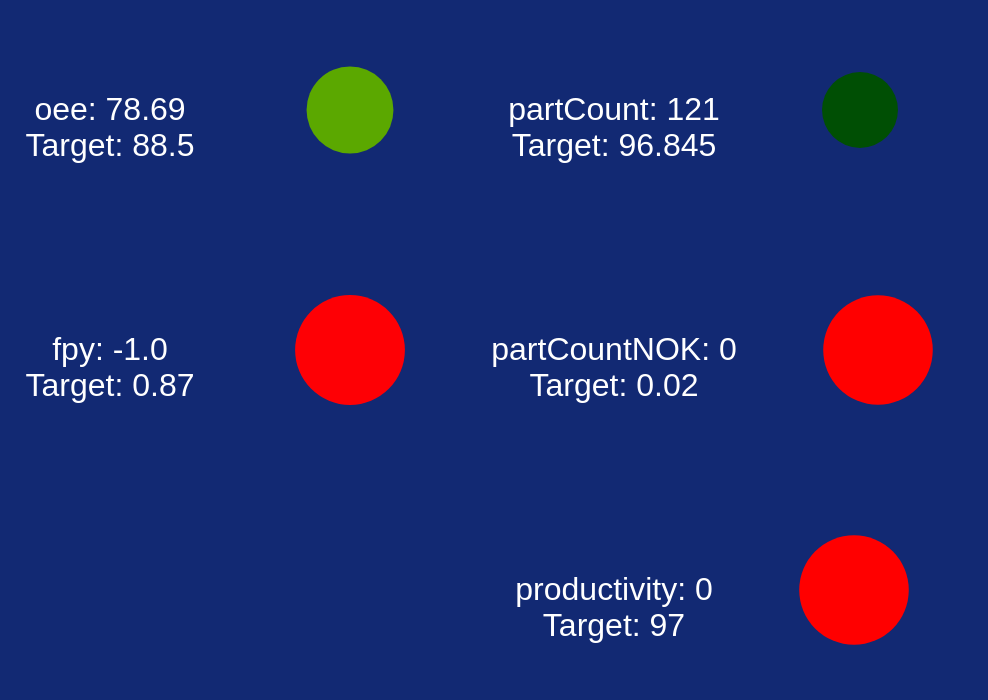

The Vega-Lite source for this figure:
### Vega-Lite specification from a JSON file in a GitHub repository (floating-point values rounded to 4 significant figures)
{"config": {"view": {"continuousWidth": 400, "continuousHeight": 300, "height": 100, "strokeWidth": 0, "width": 100}, "axis": {"labelAngle": -45, "labelColor": "white", "titleColor": "white"}, "background": "#122973", "header": {"labelColor": "#122973", "labelFontSize": 14, "titleColor": "#122973", "titleFontSize": 14}, "legend": {"disable": true, "labelColor": "white", "padding": 1, "strokeColor": "white", "tickCount": 2, "titleColor": "white"}}, "hconcat": [{"vconcat": [{"hconcat": [{"mark": {"type": "text", "fill": "white"}, "encoding": {"size": {"value": 16}, "text": {"value": ["oee: 78.69", "Target: 88.5"]}}}, {"layer": [{"mark": {"type": "circle", "fill": "red"}, "encoding": {"fill": {"aggregate": "mean", "field": "oee", "scale": {"domain": [0, 84.08, 92.92], "range": ["red", "yellow", "green"]}, "type": "quantitative"}, "size": {"aggregate": "mean", "field": "oee", "scale": {"domain": [0, 177], "range": [3000, 500]}, "type": "quantitative"}}}, {"mark": {"type": "text", "fill": "white"}, "encoding": {"opacity": {"value": 0}, "text": {"aggregate": "mean", "field": "oee", "format": ".4", "type": "quantitative"}}}]}]}, {"hconcat": [{"mark": {"type": "text", "fill": "white"}, "encoding": {"size": {"value": 16}, "text": {"value": ["fpy: -1.0", "Target: 0.87"]}}}, {"layer": [{"mark": {"type": "circle", "fill": "red"}, "encoding": {"fill": {"aggregate": "mean", "field": "fpy", "scale": {"domain": [0, 0.8265, 0.9135], "range": ["red", "yellow", "green"]}, "type": "quantitative"}, "size": {"aggregate": "mean", "field": "fpy", "scale": {"domain": [0, 1.74], "range": [3000, 500]}, "type": "quantitative"}}}, {"mark": {"type": "text", "fill": "white"}, "encoding": {"opacity": {"value": 0}, "text": {"aggregate": "mean", "field": "fpy", "format": ".4", "type": "quantitative"}}}]}]}]}, {"vconcat": [{"hconcat": [{"mark": {"type": "text", "fill": "white"}, "encoding": {"size": {"value": 16}, "text": {"value": ["partCount: 121", "Target: 96.845"]}}}, {"layer": [{"mark": {"type": "circle", "fill": "red"}, "encoding": {"fill": {"aggregate": "mean", "field": "partCount", "scale": {"domain": [0, 92.0, 101.7], "range": ["red", "yellow", "green"]}, "type": "quantitative"}, "size": {"aggregate": "mean", "field": "partCount", "scale": {"domain": [0, 193.7], "range": [3000, 500]}, "type": "quantitative"}}}, {"mark": {"type": "text", "fill": "white"}, "encoding": {"opacity": {"value": 0}, "text": {"aggregate": "mean", "field": "partCount", "format": ".4", "type": "quantitative"}}}]}]}, {"hconcat": [{"mark": {"type": "text", "fill": "white"}, "encoding": {"size": {"value": 16}, "text": {"value": ["partCountNOK: 0", "Target: 0.02"]}}}, {"layer": [{"mark": {"type": "circle", "fill": "red"}, "encoding": {"fill": {"aggregate": "mean", "field": "countNIO", "scale": {"domain": [0, 0.019, 0.021], "range": ["red", "yellow", "green"]}, "type": "quantitative"}, "size": {"aggregate": "mean", "field": "countNIO", "scale": {"domain": [0, 0.04], "range": [3000, 500]}, "type": "quantitative"}}}, {"mark": {"type": "text", "fill": "white"}, "encoding": {"opacity": {"value": 0}, "text": {"aggregate": "mean", "field": "countNIO", "format": ".4", "type": "quantitative"}}}]}]}, {"hconcat": [{"mark": {"type": "text", "fill": "white"}, "encoding": {"size": {"value": 16}, "text": {"value": ["productivity: 0", "Target: 97"]}}}, {"layer": [{"mark": {"type": "circle", "fill": "red"}, "encoding": {"fill": {"aggregate": "mean", "field": "productivity", "scale": {"domain": [0, 92.15, 101.9], "range": ["red", "yellow", "green"]}, "type": "quantitative"}, "size": {"aggregate": "mean", "field": "productivity", "scale": {"domain": [0, 194], "range": [3000, 500]}, "type": "quantitative"}}}, {"mark": {"type": "text", "fill": "white"}, "encoding": {"opacity": {"value": 0}, "text": {"aggregate": "mean", "field": "productivity", "format": ".4", "type": "quantitative"}}}]}]}]}], "data": {"name": "data-times"}, "resolve": {"scale": {"fill": "independent", "size": "independent"}}, "transform": [{"lookup": "station", "from": {"data": {"name": "data-kpi"}, "key": "station", "fields": ["shiftIdentifier", "locationId", "validFrom", "validTo", "oee", "oeeSetpoint", "availability", "efficiency", "quality", "fpy", "fpySetPoint", "partCount", "partCountSetPoint", "countNIO", "productivity", "station"]}}, {"filter": "datum.station == 260"}], "$schema": "https://vega.github.io/schema/vega-lite/v4.17.0.json", "datasets": {"data-times": [{"Reference": 9999999989, "SerialNumber": "83700220220239999999989", "changeTime": -1, "exitTime": -1, "line": 10, "myKey": 99009, "processTime": 0, "station": 260, "timeStamp": "2023-02-22T05:45:03.138231100", "totalCycleTime": -1, "id": null, "serialNumber": null, "reference": null}], "data-kpi": [{"shiftIdentifier": 0, "locationId": 10, "validFrom": "2022-10-03T04:45:00+01:00", "validTo": "2022-10-03T12:45:00+01:00", "oee": 78.69, "oeeSetpoint": 100, "availability": 83.81, "efficiency": 96.18, "quality": 98.7, "fpy": -1, "fpySetPoint": -1, "partCount": 121, "partCountSetPoint": 100, "countNIO": 0, "productivity": 0, "station": 260}]}}
